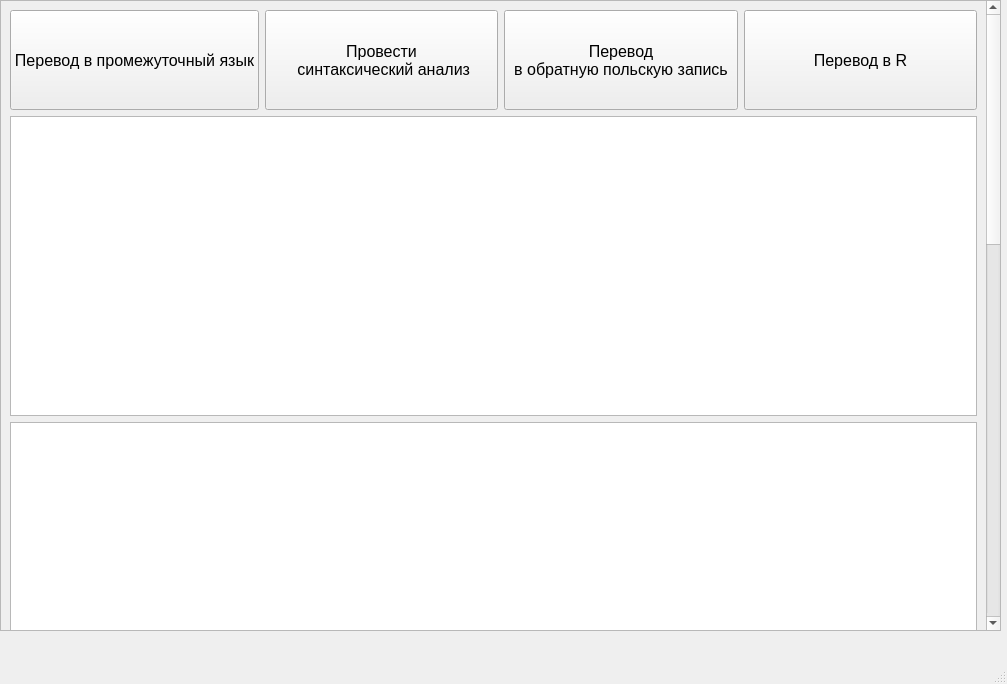
<?xml version="1.0" encoding="UTF-8"?>
<ui version="4.0">
 <class>MainWindow</class>
 <widget class="QMainWindow" name="MainWindow">
  <property name="geometry">
   <rect>
    <x>0</x>
    <y>0</y>
    <width>1007</width>
    <height>684</height>
   </rect>
  </property>
  <property name="windowTitle">
   <string>Транслятор</string>
  </property>
  <widget class="QWidget" name="centralwidget">
   <widget class="QScrollArea" name="scrollArea">
    <property name="geometry">
     <rect>
      <x>0</x>
      <y>0</y>
      <width>1001</width>
      <height>631</height>
     </rect>
    </property>
    <property name="sizePolicy">
     <sizepolicy hsizetype="Preferred" vsizetype="Preferred">
      <horstretch>0</horstretch>
      <verstretch>0</verstretch>
     </sizepolicy>
    </property>
    <property name="baseSize">
     <size>
      <width>5</width>
      <height>0</height>
     </size>
    </property>
    <property name="widgetResizable">
     <bool>true</bool>
    </property>
    <widget class="QWidget" name="scrollAreaWidgetContents">
     <property name="geometry">
      <rect>
       <x>0</x>
       <y>-1051</y>
       <width>979</width>
       <height>1659</height>
      </rect>
     </property>
     <property name="sizePolicy">
      <sizepolicy hsizetype="Minimum" vsizetype="Minimum">
       <horstretch>0</horstretch>
       <verstretch>0</verstretch>
      </sizepolicy>
     </property>
     <layout class="QVBoxLayout" name="verticalLayout">
      <item>
       <layout class="QGridLayout" name="gridLayout">
        <item row="0" column="0">
         <widget class="QPushButton" name="startButton">
          <property name="sizePolicy">
           <sizepolicy hsizetype="Preferred" vsizetype="Preferred">
            <horstretch>0</horstretch>
            <verstretch>0</verstretch>
           </sizepolicy>
          </property>
          <property name="minimumSize">
           <size>
            <width>50</width>
            <height>100</height>
           </size>
          </property>
          <property name="font">
           <font>
            <pointsize>12</pointsize>
           </font>
          </property>
          <property name="text">
           <string>Перевод в промежуточный язык</string>
          </property>
         </widget>
        </item>
        <item row="0" column="2">
         <widget class="QPushButton" name="reverseButton">
          <property name="sizePolicy">
           <sizepolicy hsizetype="Preferred" vsizetype="Preferred">
            <horstretch>0</horstretch>
            <verstretch>0</verstretch>
           </sizepolicy>
          </property>
          <property name="minimumSize">
           <size>
            <width>50</width>
            <height>100</height>
           </size>
          </property>
          <property name="font">
           <font>
            <pointsize>12</pointsize>
           </font>
          </property>
          <property name="text">
           <string>Перевод 
в обратную польскую запись</string>
          </property>
         </widget>
        </item>
        <item row="0" column="3">
         <widget class="QPushButton" name="translateRButton">
          <property name="sizePolicy">
           <sizepolicy hsizetype="Preferred" vsizetype="Preferred">
            <horstretch>0</horstretch>
            <verstretch>0</verstretch>
           </sizepolicy>
          </property>
          <property name="minimumSize">
           <size>
            <width>50</width>
            <height>100</height>
           </size>
          </property>
          <property name="font">
           <font>
            <pointsize>12</pointsize>
           </font>
          </property>
          <property name="text">
           <string>Перевод в R</string>
          </property>
         </widget>
        </item>
        <item row="0" column="1">
         <widget class="QPushButton" name="syntButton">
          <property name="sizePolicy">
           <sizepolicy hsizetype="Preferred" vsizetype="Preferred">
            <horstretch>0</horstretch>
            <verstretch>0</verstretch>
           </sizepolicy>
          </property>
          <property name="minimumSize">
           <size>
            <width>50</width>
            <height>100</height>
           </size>
          </property>
          <property name="font">
           <font>
            <pointsize>12</pointsize>
           </font>
          </property>
          <property name="text">
           <string>Провести
 синтаксический анализ</string>
          </property>
         </widget>
        </item>
       </layout>
      </item>
      <item>
       <widget class="QTextEdit" name="input">
        <property name="sizePolicy">
         <sizepolicy hsizetype="Expanding" vsizetype="Preferred">
          <horstretch>0</horstretch>
          <verstretch>0</verstretch>
         </sizepolicy>
        </property>
        <property name="minimumSize">
         <size>
          <width>0</width>
          <height>300</height>
         </size>
        </property>
       </widget>
      </item>
      <item>
       <widget class="QTextEdit" name="errors_output">
        <property name="sizePolicy">
         <sizepolicy hsizetype="Expanding" vsizetype="Preferred">
          <horstretch>0</horstretch>
          <verstretch>0</verstretch>
         </sizepolicy>
        </property>
        <property name="minimumSize">
         <size>
          <width>0</width>
          <height>300</height>
         </size>
        </property>
       </widget>
      </item>
      <item>
       <widget class="QTextEdit" name="output">
        <property name="enabled">
         <bool>true</bool>
        </property>
        <property name="sizePolicy">
         <sizepolicy hsizetype="Preferred" vsizetype="Preferred">
          <horstretch>0</horstretch>
          <verstretch>0</verstretch>
         </sizepolicy>
        </property>
        <property name="minimumSize">
         <size>
          <width>300</width>
          <height>300</height>
         </size>
        </property>
        <property name="sizeIncrement">
         <size>
          <width>0</width>
          <height>0</height>
         </size>
        </property>
       </widget>
      </item>
      <item>
       <widget class="QTextEdit" name="reverse_output">
        <property name="sizePolicy">
         <sizepolicy hsizetype="Preferred" vsizetype="Preferred">
          <horstretch>0</horstretch>
          <verstretch>0</verstretch>
         </sizepolicy>
        </property>
        <property name="minimumSize">
         <size>
          <width>300</width>
          <height>300</height>
         </size>
        </property>
       </widget>
      </item>
      <item>
       <widget class="QTextEdit" name="traslateR_output">
        <property name="sizePolicy">
         <sizepolicy hsizetype="Preferred" vsizetype="Preferred">
          <horstretch>0</horstretch>
          <verstretch>0</verstretch>
         </sizepolicy>
        </property>
        <property name="minimumSize">
         <size>
          <width>300</width>
          <height>300</height>
         </size>
        </property>
       </widget>
      </item>
     </layout>
    </widget>
   </widget>
  </widget>
  <widget class="QMenuBar" name="menubar">
   <property name="geometry">
    <rect>
     <x>0</x>
     <y>0</y>
     <width>1007</width>
     <height>26</height>
    </rect>
   </property>
  </widget>
  <widget class="QStatusBar" name="statusbar"/>
 </widget>
 <resources/>
 <connections/>
</ui>
